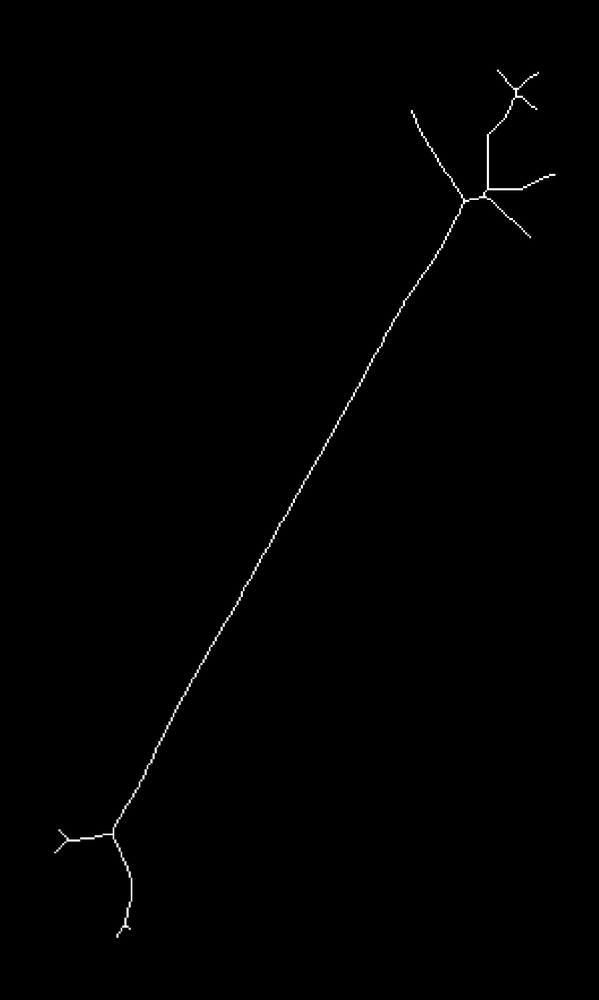
%> input picture Week8/Tutorial/matlab_example/Fig0914(a).tif, 599 x 1000 px, shrunk from 1127 x 1881 before the run
$ octave boundary.m   (GNU Octave 9; MATLAB toolbox functions it lacks are replaced by stand-ins)
%> lines starting %> are read from the running program, lines starting %| are printed output that depends on the picture; in (x1, y1, x2, y2) boxes, pixels count from 0 and x2, y2 are one past the last pixel; in counts of white or black regions, pixels touching at a corner belong together; the program's own positions count from 1
clc
clear

figure(1)
BW = imread('Fig0914(a).tif');
%> BW is the input picture: size 1000x599 uint8; min 0, max 255, mean 1
imshow(BW)
title('原始图像')

figure(2)
BW2 = bwmorph(BW,'remove'); % 有时达不到理想的提取边界效果
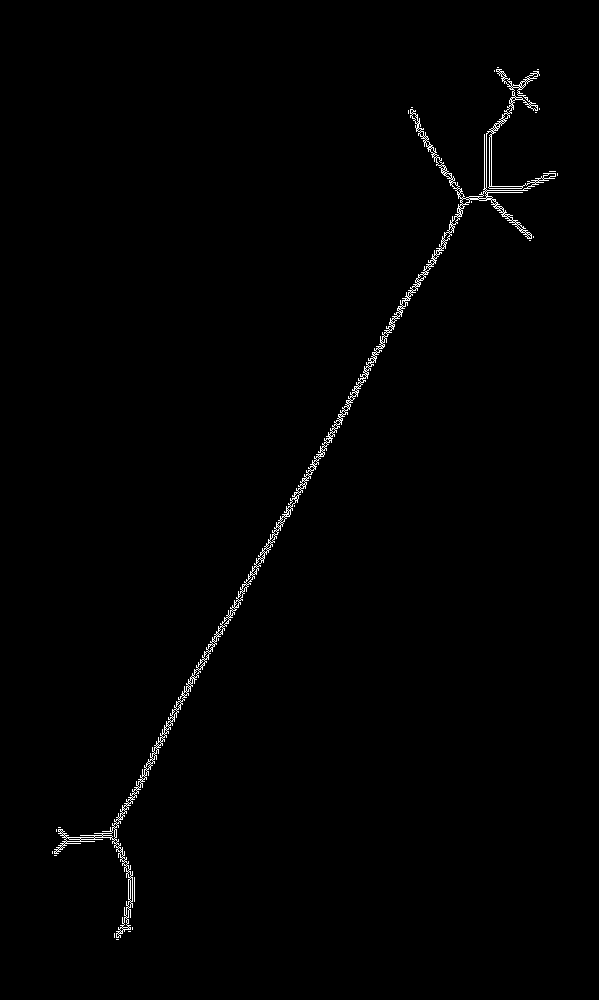
%> BW2: size 1000x599 logical; 0.84% white in thin lines or dots, all inside (x1, y1, x2, y2) = (52, 67, 558, 940)
subplot(221)
imshow(BW2)

BW3 = bwmorph(BW,'skel',Inf);
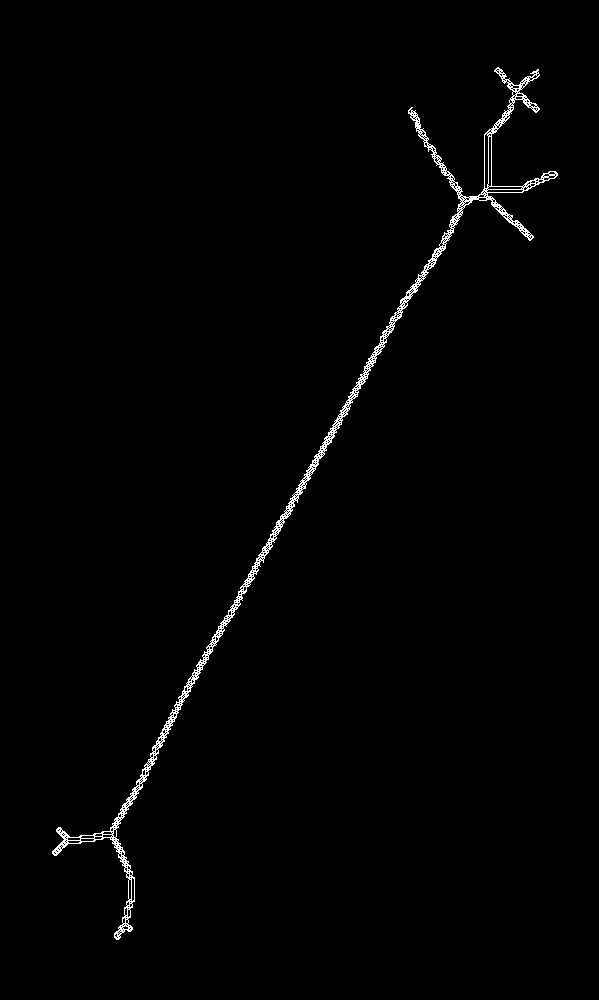
%> BW3: size 1000x599 logical; 1.1% white in thin lines or dots, all inside (x1, y1, x2, y2) = (52, 67, 558, 940)
subplot(222)
imshow(BW3)

BW4 = bwmorph(BW,'shrink',Inf); % 去掉毛刺的“骨骼化”
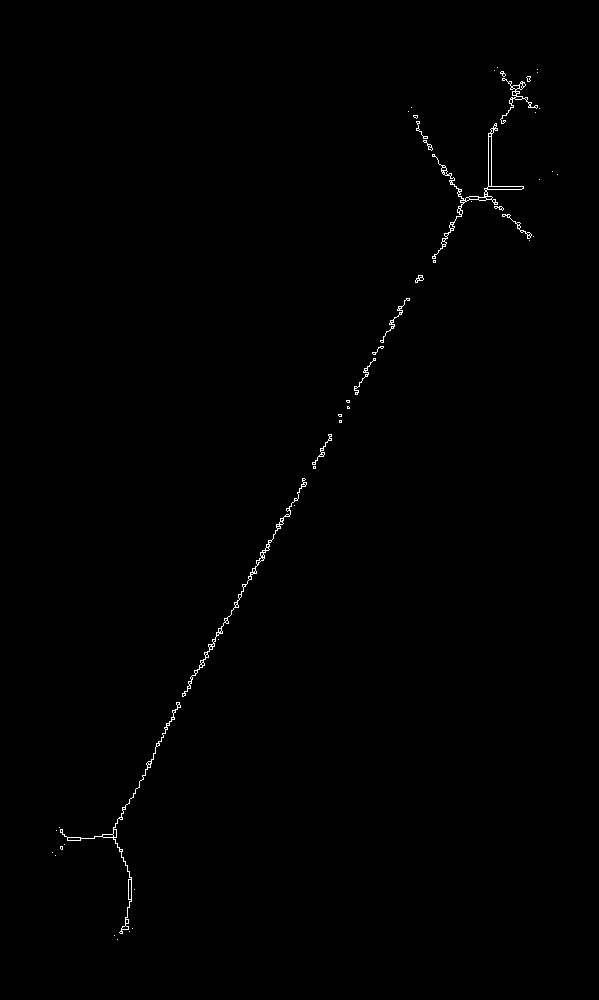
%> BW4: size 1000x599 logical; 0.41% white in thin lines or dots, all inside (x1, y1, x2, y2) = (52, 67, 558, 940)
subplot(223)
imshow(BW4)

ginf = bwmorph(BW, 'thin', Inf);
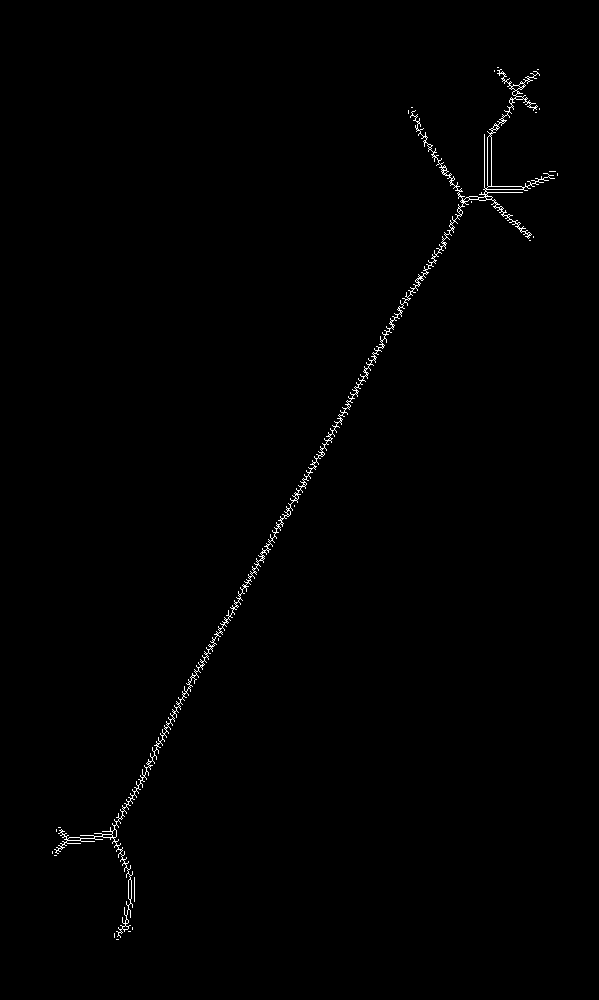
%> ginf: size 1000x599 logical; 0.62% white in thin lines or dots, all inside (x1, y1, x2, y2) = (52, 67, 558, 940)
subplot(224)
imshow(ginf)
title('使用函数[bwmorph]细化到稳定状态后的图像')
